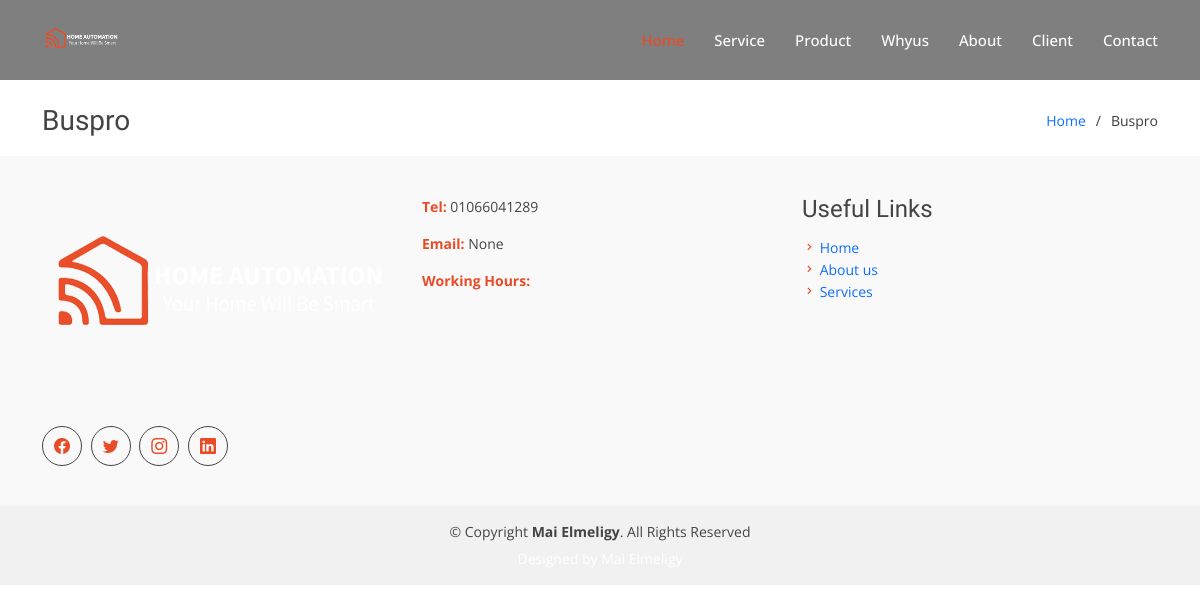
Page /productHdl/buspro/ on the earlier database version.
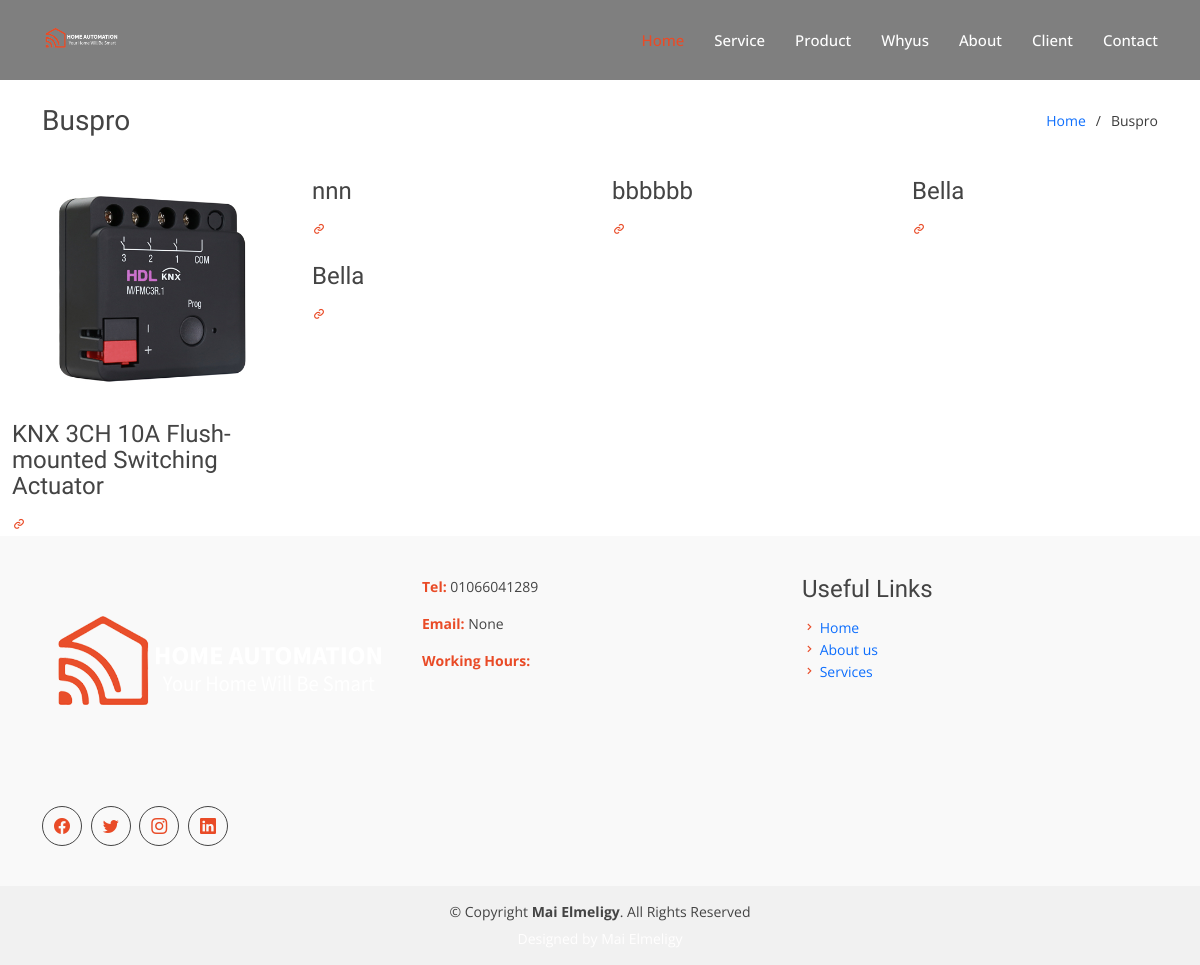
Same page on the later database version.
### core/models.py (models this page shows, shortened)
class Header(models.Model):
	title = models.CharField(max_length=255, null=True, blank=True)
	icon = models.ImageField(null=True, blank=True)
	apple = models.ImageField(null=True, blank=True)
	navlogo = models.ImageField(null=True, blank=True)
	videofile= models.FileField(upload_to = 'videos/', null=True, verbose_name="")
	email = models.EmailField(null=True, blank=True)
	phone = models.CharField(max_length=20, null=True, blank=True)
	facebook_url = models.CharField(max_length=255, null=True, blank=True)
	instagram_url = models.CharField(max_length=255, null=True, blank=True)
	slider_text = models.CharField(max_length=255, null=True, blank=True)
	slug =  models.SlugField(unique=True, null=True, blank=True )

class ProductHdl (models.Model):
	SubCategory = models.ForeignKey(SubCategory ,on_delete=models.CASCADE)
	name = models.CharField(max_length=300)
	description = RichTextField(null=True, blank=True)
	slug =  models.SlugField(unique=True, null=True, blank=True )
	image_1 = models.ImageField(upload_to='product/',null=True, blank=True)
	image_2 = models.ImageField(upload_to='product/',null=True, blank=True)
	image_3 = models.ImageField(upload_to='product/',null=True, blank=True)
	image_4 = models.ImageField(upload_to='product/',null=True, blank=True)
	image_5 = models.ImageField(upload_to='product/',null=True, blank=True)
	videofile= models.FileField(upload_to='videos/', null=True,blank=True)
	feature = RichTextField(null=True, blank=True)

### core/views.py (the view)
# urls.py: path('productHdl/buspro/',views.buspro,name='buspro'),
def buspro(request ,slug='Buspro'):
	cats= SubCategory.objects.get(slug=slug)
	productHdl =ProductHdl.objects.filter(SubCategory=cats)
	headers = Header.objects.all()
	context={
		'headers':headers,
		'productHdl':productHdl,
		'cats':cats,
	}
	return render(request , 'core/buspro.html',context)

### core/templates/core/buspro.html (shortened to what the changed rows need)
{% load static %}
{% load i18n %}
<!DOCTYPE html>
<html >
<head>
    {% for header in headers %}
  <link rel="stylesheet" href="https://maxcdn.bootstrapcdn.com/font-awesome/4.4.0/css/font-awesome.min.css">
  {% endfor %}
  <link href="{% static 'vendor/animate.css/animate.min.css'%}" rel="stylesheet">
  <link href="{% static 'vendor/bootstrap/css/bootstrap.min.css'%}" rel="stylesheet">
  <link href="{% static 'vendor/bootstrap-icons/bootstrap-icons.css'%}" rel="stylesheet">
  <link href="{% static 'vendor/boxicons/css/boxicons.min.css'%}" rel="stylesheet">
  <link href="{% static 'vendor/glightbox/css/glightbox.min.css'%}" rel="stylesheet">
  <link href="{% static 'vendor/swiper/swiper-bundle.min.css'%}" rel="stylesheet">
  <link href="{% static 'css/style.css'%}" rel="stylesheet">
</head>
<body>
  {% for header in headers %}
  <header id="header" class="fixed-top d-flex align-items-center">
    <div class="container d-flex justify-content-between">
      <div class="logo">
         <a href="{% url 'home' %}"><img src= "{{ header.navlogo.url }}" alt="" class="img-fluid"></a>
      </div>
      <nav id="navbar" class="navbar">
        <ul>
          <li><a class="nav-link scrollto active" href="{% url 'home' %}">Home</a></li>
          <li><a class="nav-link scrollto" href="#services">Service</a></li>
          <li><a class="nav-link scrollto" href="#Product">Product</a></li>
          <li><a class="nav-link scrollto" href="#Whyus">Whyus</a></li>
          <li><a class="nav-link scrollto" href="#About">About</a></li>
          <li><a class="nav-link scrollto" href="#Client">Client</a></li>
          <li><a class="nav-link scrollto" href="#contact">Contact</a></li>
        </ul>
      </nav>
    </div>
  </header>
  {% endfor %}
  <main id="main">
    <section id="breadcrumbs" class="breadcrumbs">
      <div class="container">
        <div class="d-flex justify-content-between align-items-center">
          <h2>Buspro </h2>
        </div>
      </div>
    </section>
</main>
    <section id="portfolio" class="portfolio">
        <div class="container-fluid">
          <div class="row portfolio-container justify-content-center">
            <div class="col-xl-10">
              <div class="row">
              {%for i in productHdl %}
                <div class="col-xl-3 col-lg-4 col-md-6 portfolio-item filter-app">
                  <div class="portfolio-wrap">
                    <img src="{{i.image_1.url}}" class="img-fluid" alt="">
                    <div class="portfolio-info">
                      <h4>{{i.name}}</h4>
                      <div class="portfolio-links">
                        <a href="portfolio-details.html" title="More Details"><i class="bx bx-link"></i></a>
                      </div>
                    </div>
                  </div>
                </div>
      {%endfor%}
              </div>
            </div>
          </div>
        </div>
      </section>
  <footer>
    {% for header in headers %}
    <div class="footer-area">
      <div class="container">
        <div class="row">
          <div class="col-md-4">
            <div class="footer-content">
              <div class="footer-head">
                <div class="footer-logo">
                  <a href="{% url 'home' %}"><img src= "{{ header.navlogo.url }}" alt="" class="img-fluid" ></a>
                </div>
                <div class="footer-icons">
                  <ul>
                    <li>
                      <a href="{{header.facebook_url}}"><i class="bi bi-facebook"></i></a>
                    </li>
                    <li>
                      <a href="{{header.twitter_url}}"><i class="bi bi-twitter"></i></a>
                    </li>
                    <li>
                      <a href="{{header.instagram_url}}"><i class="bi bi-instagram"></i></a>
                    </li>
                    <li>
                      <a href="{{header.linkedin_url}}"><i class="bi bi-linkedin"></i></a>
                    </li>
                  </ul>
                </div>
              </div>
            </div>
          </div>
          <div class="col-md-4">
            <div class="footer-content">
                <div class="footer-contacts">
                  <p><span>Tel:</span> {{header.phone}}</p>
                  <p><span>Email:</span> {{header.email}}</p>
                  <p><span>Working Hours:</span> {{header.working_hours}}</p>
                </div>
              </div>
            </div>
            <div class="col-md-4">
              <h4> Useful  Links</h4>
              <ul>
                <li><i class="bx bx-chevron-right"></i> <a href="#">Home</a></li>
                <li><i class="bx bx-chevron-right"></i> <a href="#">About us</a></li>
                <li><i class="bx bx-chevron-right"></i> <a href="#">Services</a></li>
              </ul>
            </div>
          </div>
        </div>
      </div>
    <div class="footer-area-bottom">
      <div class="container">
        <div class="row">
          <div class="col-md-12 col-sm-12 col-xs-12">
            <div class="copyright text-center">
              <p>
                &copy; Copyright <strong>Mai Elmeligy</strong>. All Rights Reserved
              </p>
            </div>
            <div class="credits">
            </div>
          </div>
        </div>
      </div>
    </div>
    {% endfor%}
  </footer>
</body>
</html>

Differences in the rows shown:
now on this page (row edited): ProductHdl: image_1 (picture), name "KNX 3CH 10A Flush-mounted Switching Actuator"
added ProductHdl: name "nnn"
added ProductHdl: name "bbbbbb"
added ProductHdl: name "Bella"
added ProductHdl: name "Bella"
